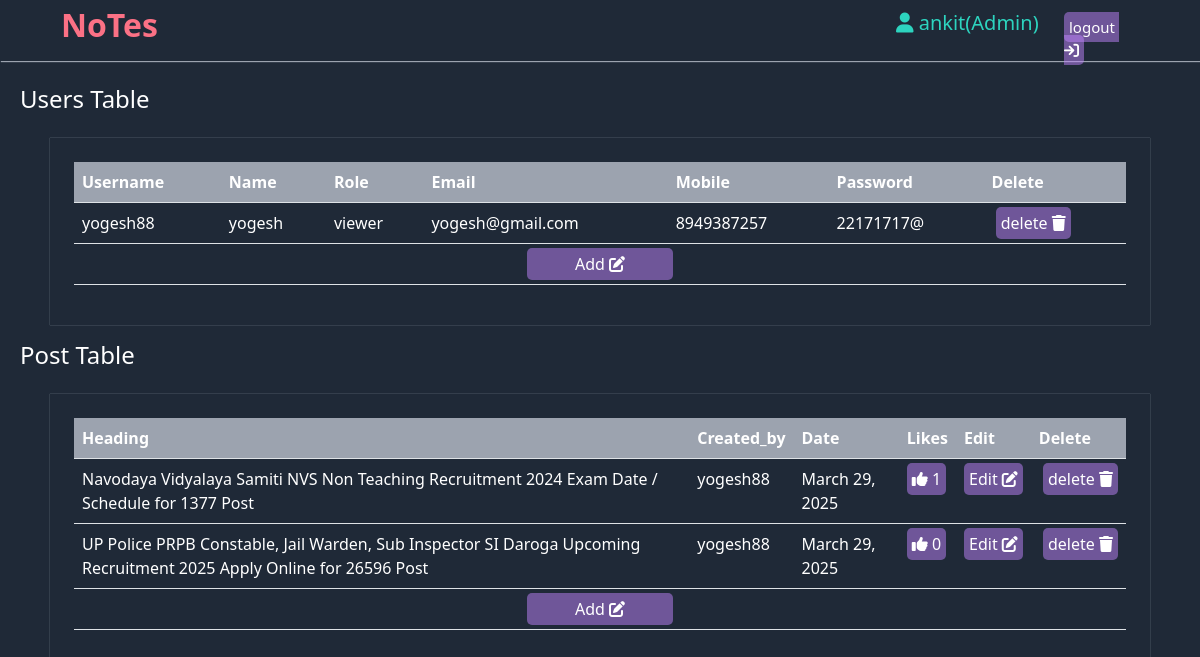
/admin-home/ (signed in), run on an earlier commit of the app's database.
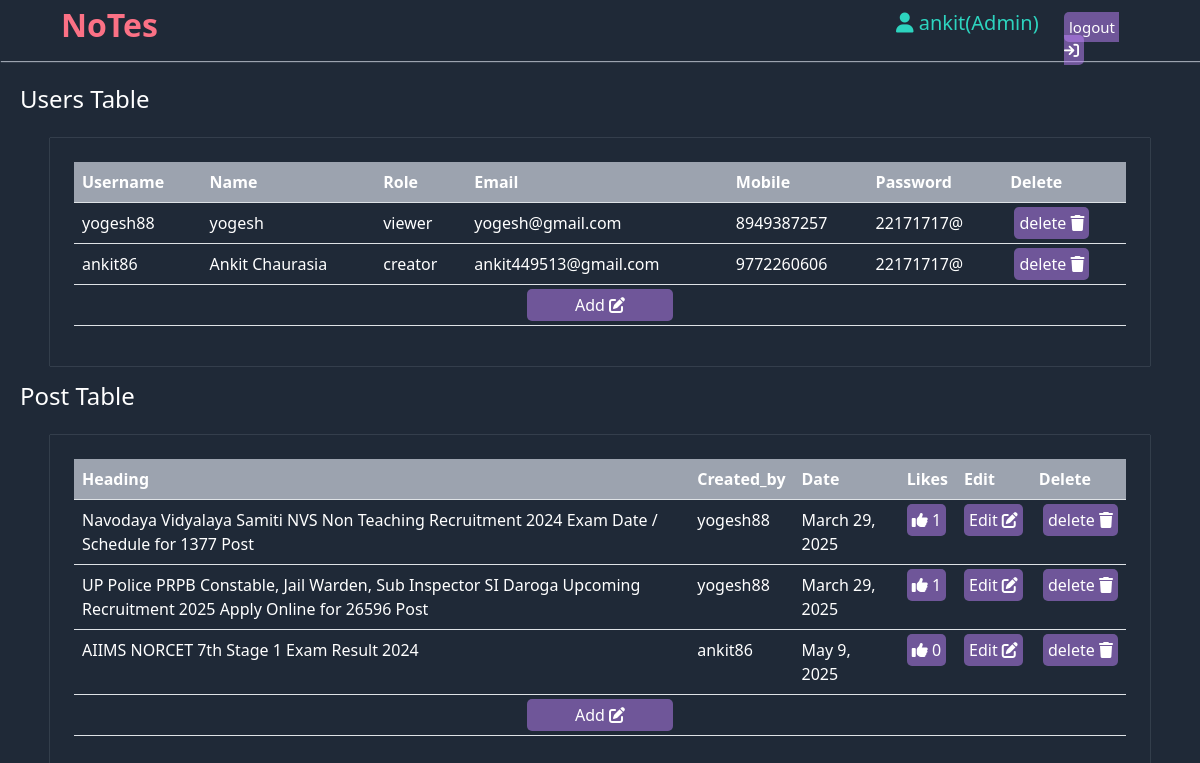
And on a later commit of the database.
### Super/models.py (models this page shows, shortened)
class tbl_register(models.Model):
    username=models.CharField(max_length=50,unique=True)
    name=models.CharField(max_length=50,null=True)
    email=models.EmailField(max_length=50,null=True)
    mobile=models.CharField(max_length=20,primary_key=True)
    password=models.CharField(max_length=200,null=True)
    role=models.CharField(max_length=20,null=True)
    Key=models.CharField(max_length=200,null=True)
    def __str__(self):
        return self.username

class post(models.Model):
    postid=models.CharField(default=shortuuid.uuid,primary_key=True,max_length=50)
    pcreated_by=models.ForeignKey(tbl_register,on_delete=models.CASCADE)
    pheading = models.CharField(max_length=100)
    pdescription = models.TextField(max_length=2000,blank=True)
    pimage= models.ImageField(upload_to='static/post_image/',blank=True)
    pfile = models.FileField(upload_to='static/post_file/',blank=True)
    pdate = models.DateField(auto_now_add=True)
    ptime = models.TimeField(auto_now_add=True)
    plike=models.ManyToManyField(tbl_register,related_name="likes")

### Super/views.py (the view)
# urls.py: path('admin-home/', views.admin_home, name='admin-home'),
def admin_home(request):
    if request.session.get('role')=='Admin':
        data = post.objects.all()
        tpost= post.objects.all().count()
        tuser = tbl_register.objects.all()
        return render(request,'admin/admin_home.html',{"data" : data,"tpost":tpost,"tuser":tuser})

### templates/Admin/admin_home.html (shortened to what this page needs)
{% extends 'head.html' %}
{% block hello %}
<div class="row mt-4">
    <div class="col-lg-12">
        <h4 class="ps-2">Users Table</h4>
    </div>
    <div class="col-lg-11 mx-auto postouter p-4 my-3">
        <table class="table">
            <thead>
              <tr>
                <th scope="col">Username</th>
                <th scope="col">Name</th>
                <th scope="col">Role</th>
                <th scope="col">Email</th>
                <th scope="col">Mobile</th>
                <th scope="col">Password</th>
                <th scope="col">Delete</th>
              </tr>
            </thead>
    {% for i in tuser %}
            <tbody>
              <tr>
                <td>{{i.username}}</td>
                <td>{{i.name}}</td>
                <td>{{i.role}}</td>
                <td>{{i.email}}</td>
                <td>{{i.mobile}}</td>
                <td>{{i.password}}</td>
                <td class="edit"></a>&nbsp;<a href="/delete-user?username={{i.username}}">delete&nbsp;<i class="fa-solid fa-trash"></i></a></td>
              </tr>
            </tbody>
    {% endfor %}
    <tbody class="text-center">
      <tr class="py-4"><td colspan="7" class="edit"><a class="px-5" href="/add-user/">Add&nbsp;<i class="fa-solid fa-pen-to-square"></i></td></tr>
    </tbody>
</table>
</div>
    <div class="col-lg-12">
        <h4 class="ps-2">Post Table</h4>
    </div>
    <div class="col-lg-11 mx-auto postouter p-4 my-3">
        <table class="table">
            <thead>
              <tr>
                <th scope="col">Heading</th>
                <th scope="col">Created_by</th>
                <th scope="col">Date</th>
                <th scope="col">Likes</th>
                <th scope="col">Edit</th>
                <th scope="col">Delete</th>
              </tr>
            </thead>
    {% for i in data %}
            <tbody>
              <tr>
                <td>{{i.pheading}}</td>
                <td>{{i.pcreated_by}}</td>
                <td>{{i.pdate}}</td>
                <td class="edit"><a href=""><i class="fa-solid fa-thumbs-up"></i>&nbsp;{{i.plike.count}}</a></td>
                <td class="edit"><a href="/edit?id={{i.postid}}">Edit&nbsp;<i class="fa-solid fa-pen-to-square"></i></a></td>
                <td class="edit"></a>&nbsp;<a href="/delete?id={{i.postid}}">delete&nbsp;<i class="fa-solid fa-trash"></i></a></td>
              </tr>
            </tbody>
    {% endfor %}
    <tbody class="text-center">
      <tr class="py-4"><td colspan="6" class="edit"><a class="px-5" href="/add/">Add&nbsp;<i class="fa-solid fa-pen-to-square"></i></td></tr>
    </tbody>
</table>
</div>
</div>
{% endblock %}

What changed in the data, as far as the page shows it:
added tbl_register: username "ankit86", name "Ankit Chaurasia", role "creator", email "ankit449513@gmail.com", mobile "9772260606", password "22171717@"
computed for post (number 2 of 3 on the later page): plike.count "0" → "1"
added post: pheading "AIIMS NORCET 7th Stage 1 Exam Result 2024", pcreated_by "ankit86", pdate "May 9, 2025", plike.count "0"
